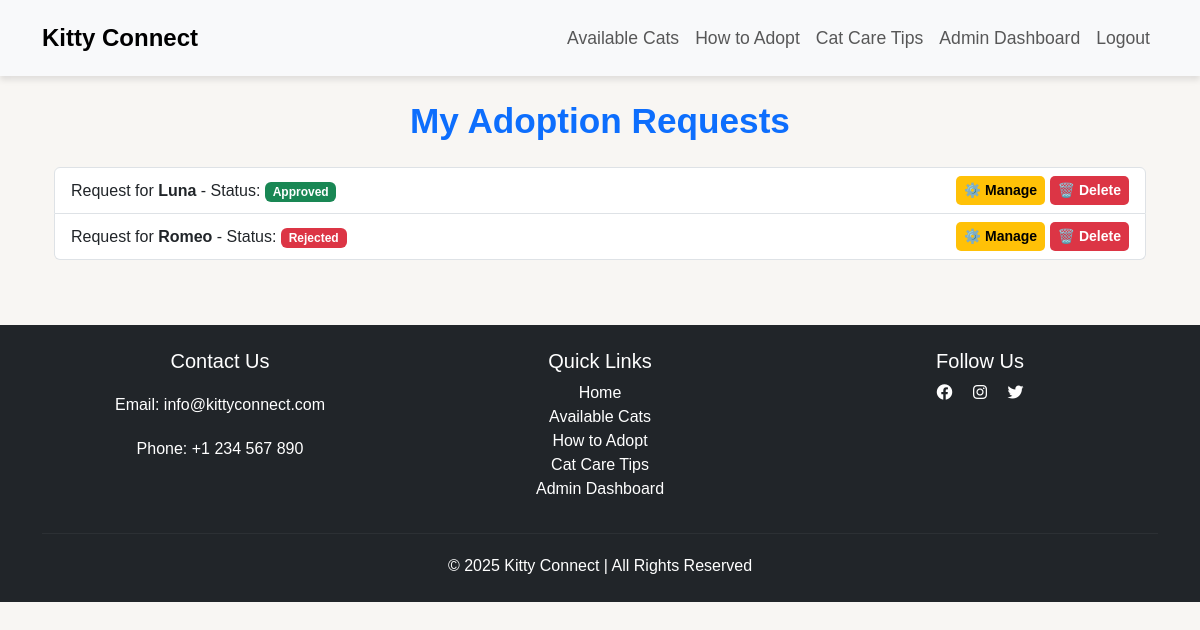
Before: /adoption/ (signed in) with the older database file.
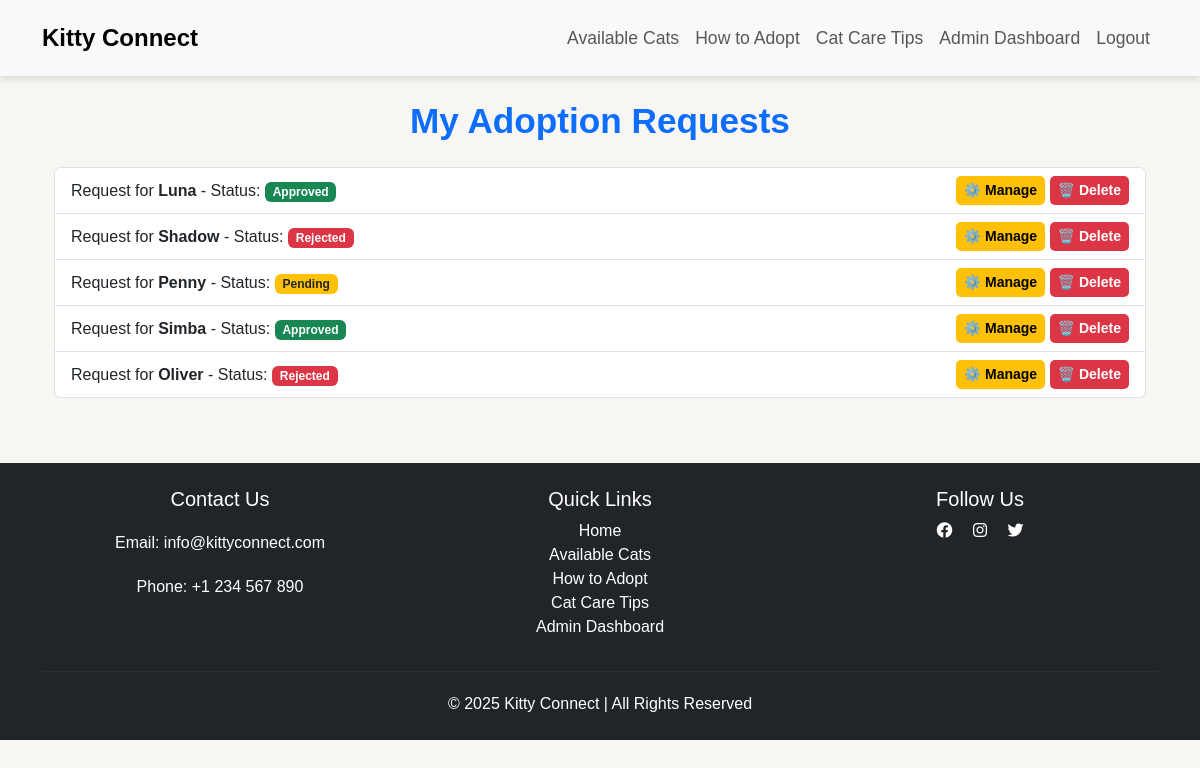
After: the same page with the newer database file.
### adoption/models.py (models this page shows, shortened)
class AdoptionRequest(models.Model):
    STATUS_CHOICES = [
        ('pending', 'Pending'),
        ('approved', 'Approved'),
        ('rejected', 'Rejected'),
    ]
    user = models.ForeignKey(User, on_delete=models.CASCADE)
    cat = models.ForeignKey(Cat, on_delete=models.CASCADE)
    message = models.TextField(blank=True, null=True)  # ✅ Add message field
    status = models.CharField(max_length=10, choices=STATUS_CHOICES, default='pending')
    request_date = models.DateTimeField(auto_now_add=True)

### cat/models.py (models this page shows, shortened)
class Cat(models.Model):
    name = models.CharField(max_length=50)
    age = models.IntegerField()
    breed = models.CharField(max_length=100)
    image = models.ImageField(upload_to='cat_images/', null=True, blank=True)
    description = models.TextField()
    available = models.BooleanField(default=True)

### adoption/views.py (the view)
# urls.py: path("", adoption_request_list, name="adoption_request_list"),
@login_required
def adoption_request_list(request):
    if request.user.is_superuser:
        requests = AdoptionRequest.objects.all()
    else:
        requests = AdoptionRequest.objects.filter(user=request.user)
    return render(request, "adoption/adoption_request_list.html", {"requests": requests})

### adoption/templates/adoption/adoption_request_list.html (shortened to what this page needs)
{% extends 'base.html' %}
{% block content %}
<section class="container mt-4" role="region" aria-labelledby="adoption-requests-heading">
    <h2 id="adoption-requests-heading" class="text-center text-primary">
        My Adoption Requests
    </h2>
    {% if requests %}
        <ul class="list-group mt-3" role="list">
            {% for request in requests %}
                <li class="list-group-item d-flex justify-content-between align-items-center"
                    role="listitem"
                    aria-labelledby="request-{{ request.id }}">
                    <span id="request-{{ request.id }}">
                        Request for <strong>{{ request.cat.name }}</strong>
                        - Status:
                        <span class="badge {% if request.status == 'Pending' %}bg-warning text-dark
                                              {% elif request.status == 'Approved' %}bg-success
                                              {% elif request.status == 'Rejected' %}bg-danger
                                              {% else %}bg-secondary{% endif %}">
                            {{ request.status }}
                        </span>
                    </span>
                    <div>
                        {% if user.is_superuser %}
                            <a href="{% url 'adoption_request_update' request.id %}"
                               class="btn btn-warning btn-sm"
                               aria-label="Manage adoption request for {{ request.cat.name }}">
                                ⚙️ Manage
                            </a>
                            <form method="POST" action="{% url 'adoption_request_delete' request.id %}"
                                  class="d-inline"
                                  aria-label="Delete adoption request for {{ request.cat.name }}">
                                <button type="submit" class="btn btn-danger btn-sm">🗑️ Delete</button>
                            </form>
                        {% endif %}
                    </div>
                </li>
            {% endfor %}
        </ul>
    {% else %}
        <p class="text-center mt-3" role="alert" aria-live="polite">
            You have no active adoption requests.
        </p>
    {% endif %}
</section>
{% endblock %}

### templates/base.html (shortened to what this page needs)
{% load static %}
<!DOCTYPE html>
<html lang="en">
<head>
    <link rel="stylesheet" href="https://cdn.jsdelivr.net/npm/bootstrap@5.3.0/dist/css/bootstrap.min.css">
    <link rel="stylesheet" href="{% static 'css/styles.css' %}">
    <link rel="stylesheet" href="https://cdnjs.cloudflare.com/ajax/libs/font-awesome/6.0.0/css/all.min.css">
</head>
<body>
    <header role="banner">
        <nav class="navbar navbar-expand-lg navbar-light bg-light" role="navigation" aria-label="Main Navigation">
            <div class="container">
                <a class="navbar-brand" href="{% url 'home' %}" aria-label="Kitty Connect Home">
                 Kitty Connect
                </a>
                <div class="collapse navbar-collapse" id="navbarNav">
                    <ul class="navbar-nav ms-auto">
                        <li class="nav-item"><a class="nav-link" href="{% url 'cat_list' %}" aria-label="View Available Cats">Available Cats</a></li>
                        <li class="nav-item"><a class="nav-link" href="{% url 'home' %}#how-to-adopt-heading" aria-label="Learn How to Adopt">How to Adopt</a></li>
                        <li class="nav-item"><a class="nav-link" href="{% url 'home' %}#cat-care-tips-heading" aria-label="View Cat Care Tips">Cat Care Tips</a></li>
                        {% if user.is_authenticated %}
                            {% if user.is_superuser %}
                                <li class="nav-item"><a class="nav-link" href="{% url 'admin_dashboard' %}" aria-label="Admin Dashboard">Admin Dashboard</a></li>
                            {% else %}
                                <li class="nav-item"><a class="nav-link" href="{% url 'dashboard' %}" aria-label="User Dashboard">User Dashboard</a></li>
                            {% endif %}
                            <li class="nav-item"><a class="nav-link" href="{% url 'logout' %}" aria-label="Logout">Logout</a></li>
                        {% else %}
                            <li class="nav-item"><a class="nav-link" href="{% url 'login' %}" aria-label="Login">Login</a></li>
                            <li class="nav-item"><a class="nav-link" href="{% url 'register' %}" aria-label="Register">Register</a></li>
                        {% endif %}
                    </ul>
                </div>
            </div>
        </nav>
    </header>
    <main class="container mt-4" role="main">
        {% block content %}{% endblock %}
    </main>
    <footer class="bg-dark text-white text-center py-4" role="contentinfo" aria-label="Website Footer">
        <div class="container">
            <div class="row">
                <div class="col-md-4">
                    <h5>Contact Us</h5>
                    <p>Email: info@kittyconnect.com</p>
                    <p>Phone: +1 234 567 890</p>
                </div>
                <div class="col-md-4">
                    <h5>Quick Links</h5>
                    <ul class="list-unstyled">
                        <li><a href="{% url 'home' %}" class="text-white" aria-label="Go to Home">Home</a></li>
                        <li><a href="{% url 'cat_list' %}" class="text-white" aria-label="View Available Cats">Available Cats</a></li>
                        <li><a href="{% url 'home' %}#how-to-adopt-heading" class="text-white" aria-label="Learn How to Adopt">How to Adopt</a></li>
                        <li><a href="{% url 'home' %}#cat-care-tips-heading" class="text-white" aria-label="View Cat Care Tips">Cat Care Tips</a></li>
                        {% if user.is_authenticated %}
                            {% if user.is_superuser %}
                                <li><a href="{% url 'admin_dashboard' %}" class="text-white" aria-label="Admin Dashboard">Admin Dashboard</a></li>
                            {% else %}
                                <li><a href="{% url 'dashboard' %}" class="text-white" aria-label="User Dashboard">User Dashboard</a></li>
                            {% endif %}
                        {% endif %}
                    </ul>
                </div>
                <div class="col-md-4">
                    <h5>Follow Us</h5>
                    <a
                        href="https://www.facebook.com/"
                        target="_blank"
                        rel="noopener noreferrer"
                        class="text-white mx-2"
                        aria-label="Facebook"
                        >
                            <i class="fab fa-facebook"></i>
                    </a>
                    <a
                        href="https://www.instagram.com/"
                        target="_blank"
                        rel="noopener noreferrer"
                        class="text-white mx-2"
                        aria-label="Instagram"
                        >
                            <i class="fab fa-instagram"></i>
                    </a>
                    <a
                        href="https://twitter.com/"
                        target="_blank"
                        rel="noopener noreferrer"
                        class="text-white mx-2"
                        aria-label="Twitter"
                        >
                            <i class="fab fa-twitter"></i>
                    </a>
                </div>
            </div>
            <hr>
            <p class="mb-0">© 2025 Kitty Connect | All Rights Reserved</p>
        </div>
    </footer>
</body>
</html>

### static/css/styles.css (style rules this page uses)
body { font-family: 'Arial', sans-serif; background-color: #f5f2ec9d; margin: 0; padding: 0; color: #333; }
.navbar { background-color: #ffffff; padding: 15px; box-shadow: 0px 4px 6px rgba(0, 0, 0, 0.1); }
.navbar-brand { font-weight: bold; font-size: 1.5rem; }
.navbar-nav .nav-link { font-size: 1.1rem; font-weight: 500; }
h2 { font-size: 2.2rem; font-weight: bold; color: #333; text-align: center; margin-bottom: 25px; }
footer { background-color: #343a40; color: white; padding: 40px 0; text-align: center; margin-bottom: 0; margin-top: 65px; }
footer a { color: #ffcc00; text-decoration: none; }
footer hr { border-color: rgba(255,255,255,0.2); }
footer p { margin-top: 20px; }
.btn { font-weight: bold; border-radius: 5px; transition: 0.3s; }
.btn-warning { background-color: #ffc107; border: none; color: black; }
.btn-danger { background-color: #dc3545; border: none; }

Changed rows visible on the page:
removed AdoptionRequest: cat.name "Romeo", status "Rejected"
added AdoptionRequest: cat.name "Shadow", status "Rejected"
added AdoptionRequest: cat.name "Penny", status "Pending"
added AdoptionRequest: cat.name "Simba", status "Approved"
added AdoptionRequest: cat.name "Oliver", status "Rejected"
